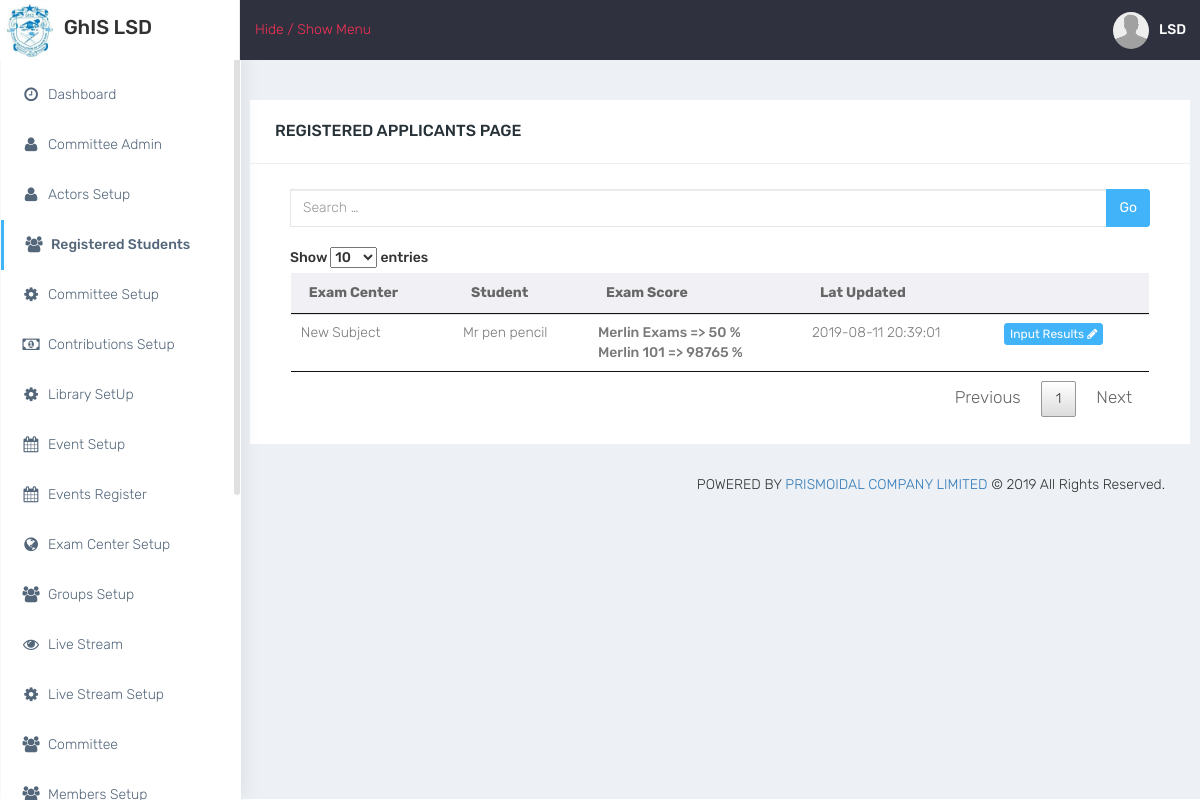
The page /pages/examcenter_register.php (signed in) on the database its author committed.
### tables this page shows
CREATE TABLE `exam_register` (
  `exam_register_id` int(11) NOT NULL,
  `exam_center_id` int(11) NOT NULL,
  `exam_name` text NOT NULL,
  `student_id` int(11) NOT NULL,
  `date_registered` varchar(50) NOT NULL,
  `status` varchar(20) NOT NULL,
  `exam_score` text NOT NULL,
  `exam_score_name` text NOT NULL,
  `user_id` int(11) NOT NULL,
  `record_hide` varchar(5) NOT NULL,
  `date_done` timestamp NOT NULL DEFAULT current_timestamp() ON UPDATE current_timestamp()
);

### pages/Classes/db/db.php (called while the page is built)
<?php
	class DbConnect{
		private $host = "localhost";
		private $dbname = "ghislsd_db";
		private $user = "root";
		private $password = "";
		public function connect(){
			try {
					$conn = new PDO("mysql:host=".$this->host."; dbname=".$this->dbname,$this->user,$this->password);
					$conn->setAttribute(PDO::ATTR_ERRMODE,PDO::ERRMODE_EXCEPTION);
					return $conn;
			} catch (PDOException $e) {
				echo "Database Error:".$e->getMessage();
			}
		}
	}
 ?>

### pages/Classes/StudentRegister.php (called while the page is built, shortened)
<?php
	class StudentRegister{
		private $recordHide= "NO";
		private $dbConn;
		private $table= "exam_register";
		public function __construct(){
			require_once("db/db.php");
			$db = new DbConnect();
			$this->dbConn = $db->connect();
		}
			function get_all(){
				$returnData = [];
				$sql="SELECT * FROM $this->table WHERE record_hide=:recordHide ORDER BY exam_register_id DESC";
				$stmt = $this->dbConn->prepare($sql);
				$stmt->bindParam(":recordHide",$this->recordHide);
				if ($stmt->execute()) {
					$results= $stmt->fetchAll(PDO::FETCH_ASSOC);
					foreach ($results as $result) {
						$result["exam_center_id"]=$this->get_center_name($result["exam_center_id"]);
						$result["student_id"]=$this->get_student_name($result["student_id"]);
						$returnData[]=$result;
					}
					return $returnData;
				}
				else{
					die();
				}
			}
			function get_center_name($centerId){
				$sql="SELECT exam_center_name FROM exam_center_setup WHERE exam_center_id=:Id";
				$stmt = $this->dbConn->prepare($sql);
				$stmt->bindParam(":Id",$centerId);
				if ($stmt->execute()) {
					$result= $stmt->fetch(PDO::FETCH_ASSOC);
					return $result["exam_center_name"];
				}
				else{
					die();
					}
			}
			function get_student_name($studentId){
				$sql="SELECT student_title,student_first_name,student_last_name FROM students WHERE student_id=:Id";
				$stmt = $this->dbConn->prepare($sql);
				$stmt->bindParam(":Id",$studentId);
				if ($stmt->execute()) {
					$result= $stmt->fetch(PDO::FETCH_ASSOC);
					return $result["student_title"]." ".$result["student_first_name"]." ".$result["student_last_name"];
				}
				else{
					die();
					}
			}
}
?>

### pages/examcenter_register.php (the view, shortened to what this page needs)
<?php
  require_once("header.php");
  require_once("Classes/StudentRegister.php");
  $displayArray="";
?>
<br>
<div class="row">
    <div class="panel panel-default">
        <div class="panel-heading">
             <div class="panel-title pull-left">REGISTERED APPLICANTS PAGE </div>
            <div class="clearfix"></div>
        </div>
        <div class="panel-body">
            <div class="col-md-12">
                <div class="input-group">
                  <input type="text" name="search" class="form-control" placeholder="Search &hellip;" id="searchInput" autocomplete="off">
                  <span class="input-group-btn"><button type="button" class="btn btn-info">Go</button></span>
                </div>
            </div>
            <div class="col-md-12">
                <div class="table-responsive"><br>
                    <table class="table table-hover">
                        <thead>
                            <tr>
                                <th>Exam Center</th>
                                <th>Student</th>
                                <th>Exam Score</th>
                                <th>Lat Updated</th>
                                <th></th>
                            </tr>
                        </thead>
                        <tbody id="resultsDisplay">
                          <?php
                              $objStudentRegister = new StudentRegister;
                              $students = $objStudentRegister->get_all();
                              foreach ($students as $student) {
                                      echo "
                                          <tr >
                                            <td>".$student["exam_center_id"]."</td>
                                            <td>".$student["student_id"]."</td>";
                                            $jsonDecodeScore = json_decode($student["exam_score"]);
                                            $jsonDecodeName = json_decode($student["exam_score_name"]);
                                            if (!empty($jsonDecodeName)) {
                                              for ($i=0; $i < sizeof($jsonDecodeName); $i++) {
                                                $displayArray .="<b>".$jsonDecodeName[$i] ." => ". $jsonDecodeScore[$i]." % </b><br>";
                                              }
                                            }
                                            echo "<td>".$displayArray."</td>
                                            <td>".$student["date_done"]."</td>
                                            <td>
                                              <button type='button' id='".trim($student["exam_name"]).'|'.trim($student["exam_register_id"])."' class='btn btn-info btn-xs input_score' alt='".trim($student["exam_name"])."'>Input Results <i class='fa fa-pencil'></i> </button>
                                            </td>
                                          </tr>
                                        ";
                                  }
                             ?>
                        </tbody>
                    </table>
                </div>
            </div>
        </div>
    </div>
<?php include("footer.php");?>

### pages/css/colors/default.css (style rules this page uses)
body { background: #fff; }
#side-menu li a { color: #54667a; }
#side-menu li a { color: #54667a; border-left: 0px solid #fff; }
#side-menu > li > a { border-left: 3px solid transperant; }
#side-menu > li > a.active { background: transperant; color: #54667a; border-left: 3px solid #41b3f9; font-weight: 500; }

### pages/css/datatables.css (style rules this page uses)
table.dataTable { width: 100%; margin: 0 auto; clear: both; border-collapse: separate; border-spacing: 0; }
table.dataTable thead th, table.dataTable tfoot th { font-weight: bold; }
table.dataTable thead th, table.dataTable thead td { padding: 10px 18px; border-bottom: 1px solid #111; }
table.dataTable tbody tr { background-color: #ffffff; }
table.dataTable tbody th, table.dataTable tbody td { padding: 8px 10px; }
table.dataTable.no-footer { border-bottom: 1px solid #111; }
table.dataTable, table.dataTable th, table.dataTable td { box-sizing: content-box; }

### rows shown on the page
exam_register: exam_center_id "New Subject", student_id "Mr pen pencil", exam_score_name "Merlin Exams", exam_score "50", exam_score_name "Merlin 101", exam_score "98765", date_done "2019-08-11 20:39:01"

### other values the page prints
$objUsers->get_header_fullname($_SESSION["member_id"]) "LSD"
